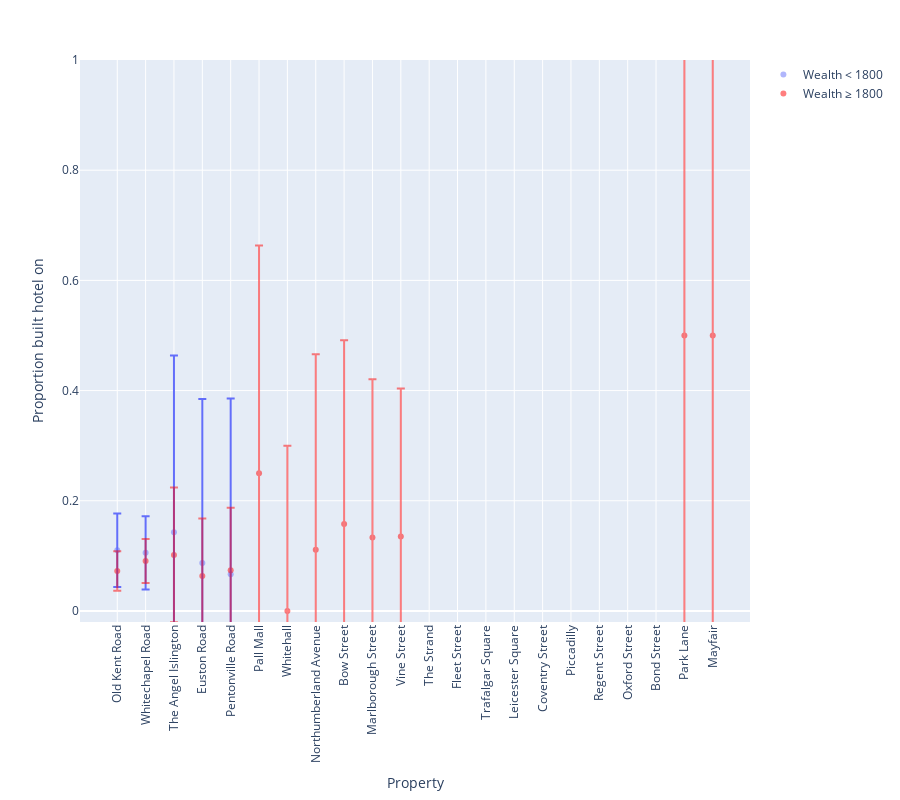

This figure's notebook cell:
### Code cell
plot_action_proportions_onevar(df_build_hotel, 'Proportion built hotel on (low wealth)', 'Proportion built hotel on (high wealth)',
                        'Error (low wealth)', 'Error (high wealth)', 'Wealth < 1800', 'Wealth ≥ 1800', 'Proportion built hotel on', 
                        max_idx=21, ymin=-0.02, ymax=1)

### Figure 1 — Plotly figure (JSON) as saved in the notebook; plotly's stock layout.template omitted (floating-point values rounded to 4 significant figures)
{"data": [{"error_y": {"array": [0.06665, 0.06651, 0.321, 0.298, 0.3191, null, null, null, null, null, null, null, null, null, null, null, null, null, null, null, null, null]}, "hovertemplate": "Property=%{x}<br>Proportion built hotel on (low wealth)=%{y}<extra></extra>", "legendgroup": "", "marker": {"color": "#636efa", "opacity": 0.5, "symbol": "circle"}, "mode": "markers", "name": "Wealth < 1800", "orientation": "v", "showlegend": true, "type": "scatter", "x": ["Old Kent Road", "Whitechapel Road", "The Angel Islington", "Euston Road", "Pentonville Road", "Pall Mall", "Whitehall", "Northumberland Avenue", "Bow Street", "Marlborough Street", "Vine Street", "The Strand", "Fleet Street", "Trafalgar Square", "Leicester Square", "Coventry Street", "Piccadilly", "Regent Street", "Oxford Street", "Bond Street", "Park Lane", "Mayfair"], "xaxis": "x", "y": [0.1102, 0.1056, 0.1429, 0.08696, 0.06667, null, null, null, null, null, null, null, null, null, null, null, null, null, null, null, null, null], "yaxis": "y"}, {"error_y": {"array": [0.03586, 0.03987, 0.1224, 0.1048, 0.1133, 0.4131, 0.3001, 0.3549, 0.3336, 0.2874, 0.2687, null, null, null, null, null, null, null, null, null, 0.522, 0.55]}, "hovertemplate": "Property=%{x}<br>Proportion built hotel on (high wealth)=%{y}<extra></extra>", "legendgroup": "", "marker": {"color": "red", "symbol": "circle"}, "mode": "markers", "name": "Wealth ≥ 1800", "opacity": 0.5, "orientation": "v", "showlegend": true, "type": "scatter", "x": ["Old Kent Road", "Whitechapel Road", "The Angel Islington", "Euston Road", "Pentonville Road", "Pall Mall", "Whitehall", "Northumberland Avenue", "Bow Street", "Marlborough Street", "Vine Street", "The Strand", "Fleet Street", "Trafalgar Square", "Leicester Square", "Coventry Street", "Piccadilly", "Regent Street", "Oxford Street", "Bond Street", "Park Lane", "Mayfair"], "xaxis": "x", "y": [0.07273, 0.09083, 0.1017, 0.06329, 0.07407, 0.25, 0, 0.1111, 0.1579, 0.1333, 0.1351, null, null, null, null, null, null, null, null, null, 0.5, 0.5], "yaxis": "y"}], "layout": {"height": 800, "legend": {"tracegroupgap": 0}, "margin": {"t": 60}, "xaxis": {"anchor": "y", "domain": [0, 1], "tickangle": -90, "title": {"text": "Property"}}, "yaxis": {"anchor": "x", "domain": [0, 1], "range": [-0.02, 1], "title": {"text": "Proportion built hotel on"}}}}
